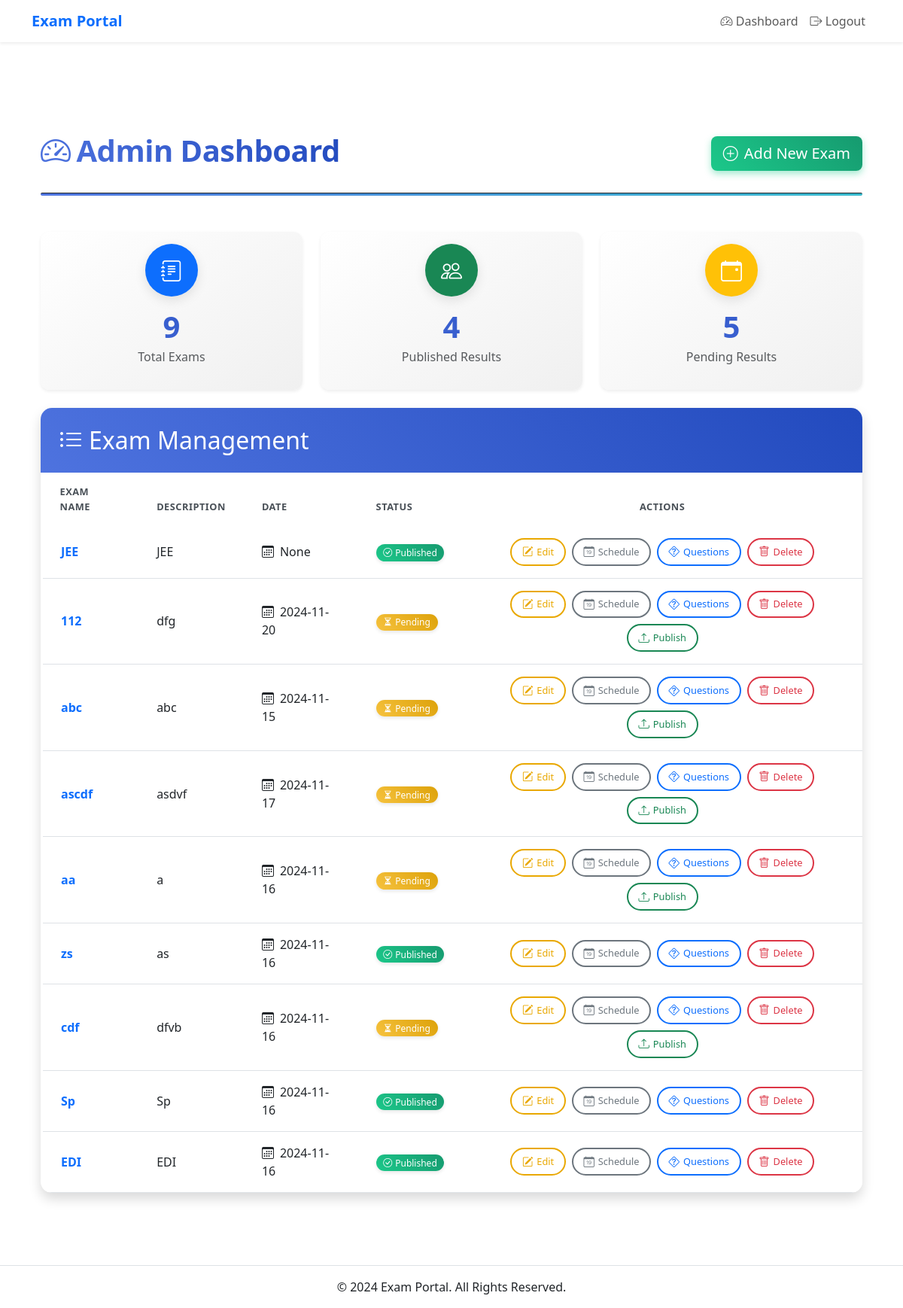
The app's page /admin_dashboard (signed in), older data.
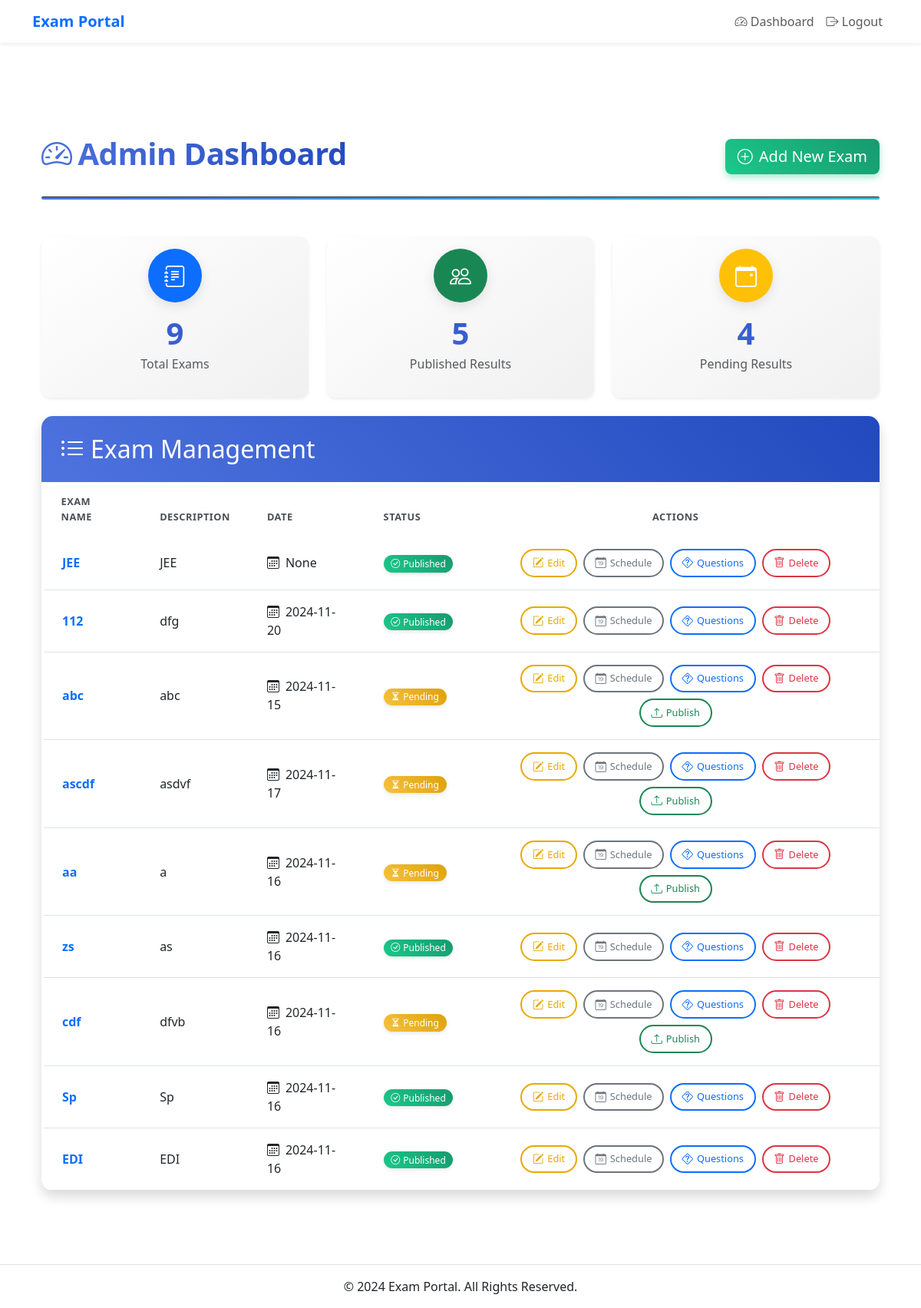
The same page, newer data.
### app.py (models this page shows)
class Exam(db.Model):
    __tablename__ = 'exams'
    id = db.Column(db.Integer, primary_key=True)
    name = db.Column(db.String(100), nullable=False)
    description = db.Column(db.Text, nullable=True)
    age_min = db.Column(db.Integer, nullable=False)
    age_max = db.Column(db.Integer, nullable=False)
    education_level = db.Column(db.String(50), nullable=False)
    eligible_colleges = db.Column(db.Text, nullable=True)
    mcqs = db.relationship('MCQ', backref='exam', lazy=True)
    start_time = db.Column(db.Time, nullable=True)  # Start time
    results_published = db.Column(db.Boolean, default=False)  # New field to track result publication
    date = db.Column(db.Date, nullable=True)  # Exam date
    time_limit = db.Column(db.Integer, nullable=True)  # Time limit in minutes

### app.py (the view)
@app.route('/admin_dashboard')
def admin_dashboard():
    if 'role' in session and session['role'] == 'admin':
        exams = Exam.query.all()
        return render_template('admin_dashboard.html', exams=exams)
    flash('Access unauthorized. Please log in as an admin.', 'danger')
    return redirect(url_for('login'))

### templates/admin_dashboard.html (shortened to what this page needs)
{% extends "base.html" %}
{% block content %}
<div class="container mt-5">
    <div class="row mb-4">
        <div class="col-md-12">
            <div class="d-flex justify-content-between align-items-center">
                <h1 class="text-primary fw-bold"><i class="bi bi-speedometer2 me-2"></i>Admin Dashboard</h1>
                <a href="{{ url_for('add_exam') }}" class="btn btn-success btn-lg">
                    <i class="bi bi-plus-circle me-2"></i>Add New Exam
                </a>
            </div>
            <hr class="my-4 gradient-divider">
        </div>
    </div>
    <div class="row mb-4">
        <div class="col-md-4">
            <div class="card dashboard-card border-0 shadow-sm">
                <div class="card-body text-center">
                    <div class="icon-circle bg-primary mb-3">
                        <i class="bi bi-journal-text text-white"></i>
                    </div>
                    <h3 class="counter">{{ exams|length }}</h3>
                    <p class="text-muted">Total Exams</p>
                </div>
            </div>
        </div>
        <div class="col-md-4">
            <div class="card dashboard-card border-0 shadow-sm">
                <div class="card-body text-center">
                    <div class="icon-circle bg-success mb-3">
                        <i class="bi bi-people text-white"></i>
                    </div>
                    <h3 class="counter">{{ exams|selectattr('results_published')|list|length }}</h3>
                    <p class="text-muted">Published Results</p>
                </div>
            </div>
        </div>
        <div class="col-md-4">
            <div class="card dashboard-card border-0 shadow-sm">
                <div class="card-body text-center">
                    <div class="icon-circle bg-warning mb-3">
                        <i class="bi bi-calendar-event text-white"></i>
                    </div>
                    <h3 class="counter">{{ exams|rejectattr('results_published')|list|length }}</h3>
                    <p class="text-muted">Pending Results</p>
                </div>
            </div>
        </div>
    </div>
    <div class="card border-0 shadow-lg rounded-lg overflow-hidden">
        <div class="card-header bg-gradient-primary p-4">
            <h2 class="text-white m-0"><i class="bi bi-list-ul me-2"></i>Exam Management</h2>
        </div>
        <div class="card-body p-0">
            <div class="table-responsive">
                <table class="table table-hover align-middle mb-0">
                    <thead class="bg-light">
                        <tr>
                            <th class="border-0 px-4 py-3">Exam Name</th>
                            <th class="border-0 px-4 py-3">Description</th>
                            <th class="border-0 px-4 py-3">Date</th>
                            <th class="border-0 px-4 py-3">Status</th>
                            <th class="border-0 px-4 py-3 text-center">Actions</th>
                        </tr>
                    </thead>
                    <tbody>
                        {% for exam in exams %}
                        <tr class="exam-row">
                            <td class="px-4 py-3 fw-bold text-primary">{{ exam.name }}</td>
                            <td class="px-4 py-3">{{ exam.description }}</td>
                            <td class="px-4 py-3"><i class="bi bi-calendar3 me-2"></i>{{ exam.date }}</td>
                            <td class="px-4 py-3">
                                {% if exam.results_published %}
                                    <span class="badge bg-success rounded-pill"><i class="bi bi-check-circle me-1"></i>Published</span>
                                {% else %}
                                    <span class="badge bg-warning rounded-pill"><i class="bi bi-hourglass-split me-1"></i>Pending</span>
                                {% endif %}
                            </td>
                            <td class="px-4 py-3">
                                <div class="action-buttons">
                                    <a href="{{ url_for('edit_exam', exam_id=exam.id) }}" class="btn btn-outline-warning action-btn-labeled" data-bs-toggle="tooltip" data-bs-placement="top" title="Edit Exam">
                                        <i class="bi bi-pencil-square"></i>
                                        <span class="action-label">Edit</span>
                                    </a>
                                    <a href="{{ url_for('schedule_exam', exam_id=exam.id) }}" class="btn btn-outline-secondary action-btn-labeled" data-bs-toggle="tooltip" data-bs-placement="top" title="Schedule Exam">
                                        <i class="bi bi-calendar-date"></i>
                                        <span class="action-label">Schedule</span>
                                    </a>
                                    <a href="{{ url_for('set_mcqs', exam_id=exam.id) }}" class="btn btn-outline-primary action-btn-labeled" data-bs-toggle="tooltip" data-bs-placement="top" title="Manage Questions">
                                        <i class="bi bi-question-diamond"></i>
                                        <span class="action-label">Questions</span>
                                    </a>
                                    <a href="#" onclick="confirmDelete('{{ url_for('delete_exam', exam_id=exam.id) }}')" class="btn btn-outline-danger action-btn-labeled" data-bs-toggle="tooltip" data-bs-placement="top" title="Delete Exam">
                                        <i class="bi bi-trash"></i>
                                        <span class="action-label">Delete</span>
                                    </a>
                                    {% if not exam.results_published %}
                                        <a href="{{ url_for('publish_results', exam_id=exam.id) }}" class="btn btn-outline-success action-btn-labeled" data-bs-toggle="tooltip" data-bs-placement="top" title="Publish Results">
                                            <i class="bi bi-upload"></i>
                                            <span class="action-label">Publish</span>
                                        </a>
                                    {% endif %}
                                </div>
                            </td>
                        </tr>
                        {% endfor %}
                    </tbody>
                </table>
            </div>
        </div>
    </div>
</div>
{% endblock %}

### templates/base.html (shortened to what this page needs)
<!DOCTYPE html>
<html lang="en">
<head>
    <link href="{{ url_for('static', filename='css/style.css') }}" rel="stylesheet">
    <link href="https://cdn.jsdelivr.net/npm/bootstrap@5.3.0/dist/css/bootstrap.min.css" rel="stylesheet">
    <link rel="stylesheet" href="https://cdn.jsdelivr.net/npm/bootstrap-icons/font/bootstrap-icons.css">
</head>
<body>
    <nav class="navbar navbar-expand-lg navbar-light bg-white shadow-sm">
        <div class="container">
            <a class="navbar-brand fw-bold text-primary" href="{{ url_for('home') }}">Exam Portal</a>
            <div class="collapse navbar-collapse" id="navbarNav">
                <ul class="navbar-nav ms-auto">
                    {% if session['username'] %}
                        <li class="nav-item"><a class="nav-link" href="{{ url_for(session['role'] + '_dashboard') }}"><i class="bi bi-speedometer2"></i> Dashboard</a></li>
                        <li class="nav-item"><a class="nav-link" href="{{ url_for('logout') }}"><i class="bi bi-box-arrow-right"></i> Logout</a></li>
                    {% else %}
                        <li class="nav-item"><a class="nav-link" href="{{ url_for('login') }}"><i class="bi bi-box-arrow-in-right"></i> Login</a></li>
                        <li class="nav-item"><a class="nav-link" href="{{ url_for('register') }}"><i class="bi bi-person-plus"></i> Register</a></li>
                    {% endif %}
                </ul>
            </div>
        </div>
    </nav>
    <div class="container py-5">
        {% block content %}{% endblock %}
    </div>
    <footer class="footer text-center py-3 border-top">
        <p class="mb-0">&copy; 2024 Exam Portal. All Rights Reserved.</p>
    </footer>
</body>
</html>

### templates/admin_dashboard.html (style rules this page uses)
.container.mt-5 { max-width: 1200px; padding-bottom: 3rem; }
.gradient-divider { height: 4px; background: linear-gradient(to right, #4e73df, #36b9cc); opacity: 1; border-radius: 2px; }
h1.text-primary { font-size: 2.5rem; background: linear-gradient(45deg, #4e73df, #224abe); -webkit-background-clip: text; -webkit-text-fill-color: transparent; letter-spacing: -0.5px; }
.btn-success { background: linear-gradient(45deg, #1cc88a, #169a6f); border: none; box-shadow: 0 4px 10px rgba(28, 200, 138, 0.4); transition: all 0.3s ease; }
.bg-gradient-primary { background: linear-gradient(45deg, #4e73df, #224abe); }
.dashboard-card { transition: all 0.3s ease; border-radius: 12px; position: relative; overflow: hidden; background: linear-gradient(145deg, #ffffff, #f0f0f0); box-shadow: 0 10px 20px rgba(0,0,0,0.05); }
.dashboard-card:before { content: ""; position: absolute; top: 0; left: 0; width: 100%; height: 5px; background: linear-gradient(to right, #4e73df, #36b9cc); opacity: 0; transition: opacity 0.3s ease; }
.icon-circle { height: 70px; width: 70px; border-radius: 50%; display: flex; align-items: center; justify-content: center; margin: 0 auto; box-shadow: 0 5px 15px rgba(0,0,0,0.1); transition: all 0.3s ease; }
.icon-circle i { font-size: 28px; }
.counter { font-size: 2.5rem; font-weight: 700; margin-bottom: 0.25rem; background: linear-gradient(45deg, #4e73df, #224abe); -webkit-background-clip: text; -webkit-text-fill-color: transparent; }
.card-header.bg-gradient-primary { background: linear-gradient(45deg, #4e73df, #224abe); border-bottom: none; padding: 1.5rem !important; }
.table-responsive { border-radius: 0 0 0.5rem 0.5rem; }
.table { margin-bottom: 0; }
.table thead th { font-weight: 600; text-transform: uppercase; font-size: 0.8rem; letter-spacing: 0.5px; color: #495057; padding: 1rem 0.75rem; }
.exam-row { transition: all 0.2s; border-left: 3px solid transparent; }
.badge { font-size: 0.75rem; padding: 0.4em 0.8em; font-weight: 500; box-shadow: 0 2px 5px rgba(0,0,0,0.1); }
.badge.bg-success { background: linear-gradient(45deg, #1cc88a, #169a6f) !important; }
.badge.bg-warning { background: linear-gradient(45deg, #f6c23e, #dda20a) !important; color: #fff; }
.action-buttons { display: flex; flex-wrap: wrap; justify-content: center; gap: 8px; }
.action-btn-labeled { display: inline-flex; align-items: center; justify-content: center; border-radius: 50px; padding: 0.35rem 0.85rem; transition: all 0.3s; font-size: 0.8rem; font-weight: 500; border-width: 2px; }
.action-btn-labeled i { margin-right: 5px; font-size: 0.9rem; }
.btn-outline-warning { color: #e9a800; border-color: #e9a800; }
.row.mb-4 .col-md-4:nth-child(1) .dashboard-card { animation: fadeInUp 0.5s ease-out forwards; }
.row.mb-4 .col-md-4:nth-child(2) .dashboard-card { animation: fadeInUp 0.5s ease-out 0.2s forwards; opacity: 0; }
.row.mb-4 .col-md-4:nth-child(3) .dashboard-card { animation: fadeInUp 0.5s ease-out 0.4s forwards; opacity: 0; }
.card.border-0.shadow-lg { animation: fadeInUp 0.5s ease-out 0.6s forwards; opacity: 0; }
.card.border-0.shadow-lg { border-radius: 15px; overflow: hidden; box-shadow: 0 0.5rem 1rem rgba(0,0,0,0.15) !important; transition: box-shadow 0.3s ease; }
.exam-row td { transition: color 0.2s ease; }
.btn-success { animation: glow 3s infinite; }

Row changes from the older to the newer data that the page shows:
changed Exam "dfg": results_published "Pending Publish" → "Published"
Text that changed along with them:
{{ exams|selectattr('results_published')|list|length }}: "4" → "5"
{{ exams|rejectattr('results_published')|list|length }}: "5" → "4"
